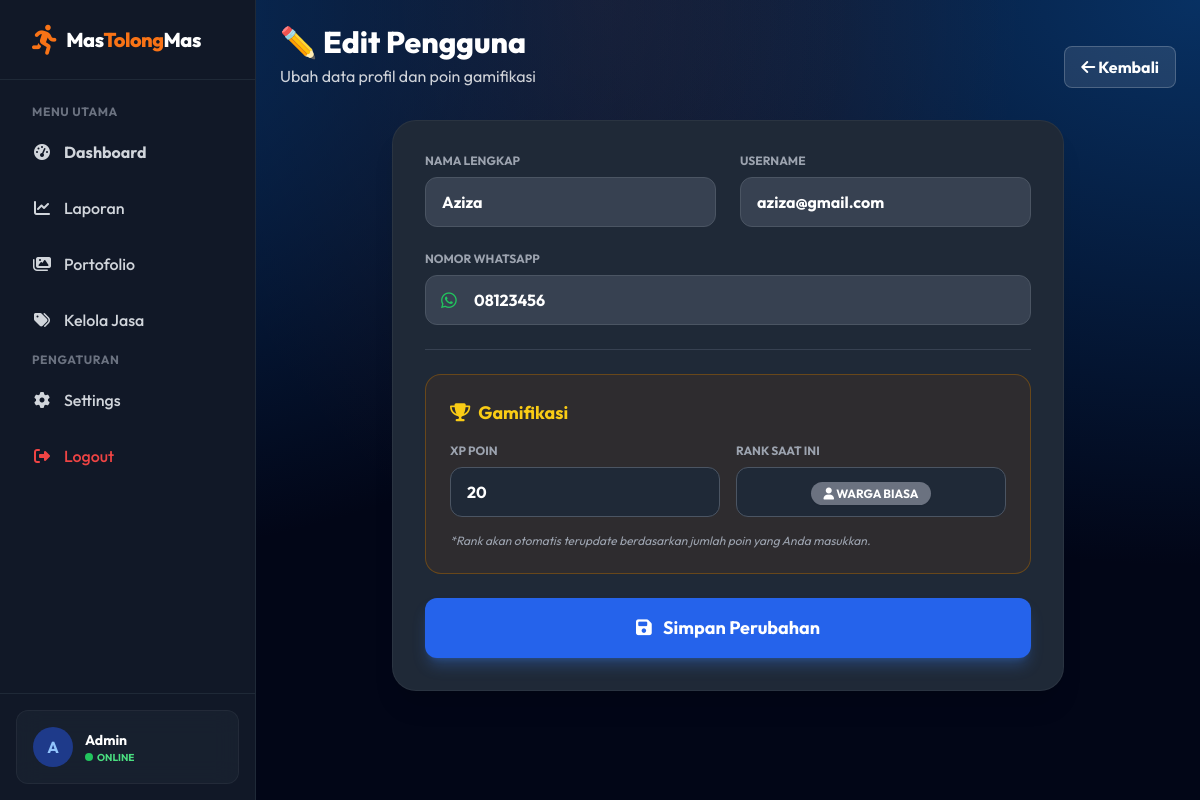
/admin/user_edit.php?id=3 (signed in), run on the app's committed database.
### tables this page shows
CREATE TABLE `users` (
  `id` int(11) NOT NULL AUTO_INCREMENT,
  `username` varchar(50) NOT NULL,
  `password` varchar(255) NOT NULL,
  `full_name` varchar(100) DEFAULT NULL,
  `wa_number` varchar(20) DEFAULT NULL,
  `role` enum('admin','customer') DEFAULT 'customer',
  `created_at` timestamp NOT NULL DEFAULT current_timestamp(),
  `rank_tier` varchar(20) DEFAULT 'Warga Biasa',
  `points` int(11) DEFAULT 0,
  PRIMARY KEY (`id`),
  UNIQUE KEY `username` (`username`)
);

### admin/user_edit.php (the view, shortened to what this page needs)
<?php
include '../includes/config.php';
include '../includes/gamification.php';
$id = isset($_GET['id']) ? $_GET['id'] : null;
$stmt = $conn->prepare("SELECT * FROM users WHERE id = ?");
$stmt->bind_param("i", $id);
$stmt->execute();
$user = $stmt->get_result()->fetch_assoc();
include 'includes/header.php';
?>
<div class="flex flex-col md:flex-row justify-between items-start md:items-end mb-8 text-white" data-aos="fade-down">
    <div>
        <h2 class="text-3xl font-extrabold mb-1">✏️ Edit Pengguna</h2>
        <p class="opacity-80">Ubah data profil dan poin gamifikasi</p>
    </div>
    <a href="users.php" class="mt-4 md:mt-0 bg-white/10 hover:bg-white/20 text-white px-4 py-2 rounded-lg font-bold backdrop-blur-md transition border border-white/20">
        <i class="fa-solid fa-arrow-left"></i> Kembali
    </a>
</div>
<div class="max-w-2xl mx-auto">
    <div class="glass bg-white dark:bg-gray-800 rounded-3xl shadow-xl p-8" data-aos="fade-up">
        <form method="POST" class="space-y-6">
            <div class="grid grid-cols-1 md:grid-cols-2 gap-6">
                <div>
                    <label class="block text-xs font-bold text-gray-500 dark:text-gray-400 mb-2 uppercase">Nama Lengkap</label>
                    <input type="text" name="full_name" value="<?php echo htmlspecialchars($user['full_name']); ?>" class="w-full px-4 py-3 rounded-xl bg-gray-50 dark:bg-gray-700 border border-gray-200 dark:border-gray-600 focus:border-blue-500 font-bold dark:text-white" required>
                </div>
                <div>
                    <label class="block text-xs font-bold text-gray-500 dark:text-gray-400 mb-2 uppercase">Username</label>
                    <input type="text" name="username" value="<?php echo htmlspecialchars($user['username']); ?>" class="w-full px-4 py-3 rounded-xl bg-gray-50 dark:bg-gray-700 border border-gray-200 dark:border-gray-600 focus:border-blue-500 font-bold dark:text-white" required>
                </div>
            </div>
            <div>
                <label class="block text-xs font-bold text-gray-500 dark:text-gray-400 mb-2 uppercase">Nomor WhatsApp</label>
                <div class="relative">
                    <span class="absolute left-4 top-1/2 -translate-y-1/2 text-green-500"><i class="fa-brands fa-whatsapp text-lg"></i></span>
                    <input type="text" name="wa_number" value="<?php echo htmlspecialchars($user['wa_number']); ?>" class="w-full pl-12 pr-4 py-3 rounded-xl bg-gray-50 dark:bg-gray-700 border border-gray-200 dark:border-gray-600 focus:border-blue-500 font-bold dark:text-white" placeholder="08xxxxxxxx">
                </div>
            </div>
            <div class="border-t border-gray-100 dark:border-gray-700 my-6"></div>
            <div class="bg-yellow-50 dark:bg-yellow-900/20 p-6 rounded-2xl border border-yellow-200 dark:border-yellow-700/50">
                <h3 class="text-lg font-bold text-yellow-700 dark:text-yellow-400 mb-4"><i class="fa-solid fa-trophy mr-2"></i>Gamifikasi</h3>
                <div class="flex items-center gap-4 mb-4">
                    <div class="flex-1">
                        <label class="block text-xs font-bold text-gray-500 dark:text-gray-400 mb-2 uppercase">XP Poin</label>
                        <input type="number" name="points" value="<?php echo $user['points']; ?>" class="w-full px-4 py-3 rounded-xl bg-white dark:bg-gray-800 border border-gray-200 dark:border-gray-600 focus:border-yellow-500 font-bold dark:text-white">
                    </div>
                    <div class="flex-1">
                        <label class="block text-xs font-bold text-gray-500 dark:text-gray-400 mb-2 uppercase">Rank Saat Ini</label>
                        <div class="px-4 py-3 rounded-xl bg-white dark:bg-gray-800 border border-gray-200 dark:border-gray-600 text-center">
                            <?php echo getRankBadge($user['rank_tier']); ?>
                        </div>
                    </div>
                </div>
                <p class="text-xs text-gray-500 dark:text-gray-400 italic">*Rank akan otomatis terupdate berdasarkan jumlah poin yang Anda masukkan.</p>
            </div>
            <button type="submit" class="w-full bg-blue-600 hover:bg-blue-700 text-white py-4 rounded-xl font-bold shadow-lg shadow-blue-500/30 transition transform hover:scale-[1.02] active:scale-95 text-lg">
                <i class="fa-solid fa-save mr-2"></i> Simpan Perubahan
            </button>
        </form>
    </div>
</div>
<?php include 'includes/footer.php'; ?>

### admin/includes/header.php (style rules this page uses)
body { font-family: 'Outfit', sans-serif; }
.glass { background: rgba(255, 255, 255, 0.7); backdrop-filter: blur(10px); -webkit-backdrop-filter: blur(10px); border: 1px solid rgba(255, 255, 255, 0.3); }
.dark .glass { background: rgba(15, 23, 42, 0.6); backdrop-filter: blur(12px); border: 1px solid rgba(255, 255, 255, 0.05); }
.mesh-bg { background-color: #020617; background-image: radial-gradient(at 0% 0%, hsla(213, 85%, 21%, 1) 0px, transparent 50%), radial-gradient(at 50% 0%, hsla(20, 100%, 50%, 0.1) 0px, transparent 50%), radial-gradient(at 100% 0%, hsla(213, 85%, 21%, 1) 0px, transparent 50%); }

### data on the page
users: full_name "Aziza", username "aziza@gmail.com", wa_number "08123456", points "20"
